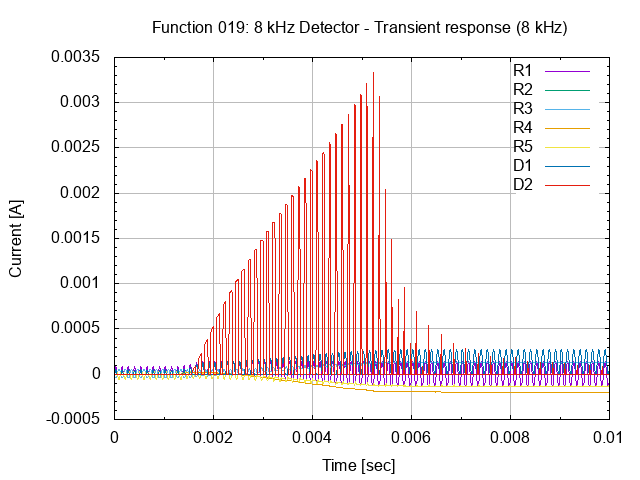

Write the gnuplot code that produced this figure.
# setup terminal
set term png

# setup graph
set output "26.019.00.02.01.01.png"
set title "Function 019: 8 kHz Detector - Transient response (8 kHz)"

# setup Y-axis
set grid ytics lt 1 lw 1 lc rgb "#bbbbbb"
set mytics
set ylabel "Current [A]"

# setup X-axis
set grid xtics lt 1 lw 1 lc rgb "#bbbbbb"
set mxtics
set xrange [0:0.01]
set xlabel "Time [sec]"

# setup plot style
set style data lines
plot '26.019.00.02.01.dat' using 1:2 title "R1", \
     '26.019.00.02.01.dat' using 1:3 title "R2", \
     '26.019.00.02.01.dat' using 1:4 title "R3", \
     '26.019.00.02.01.dat' using 1:5 title "R4", \
     '26.019.00.02.01.dat' using 1:6 title "R5", \
     '26.019.00.02.01.dat' using 1:7 title "D1", \
     '26.019.00.02.01.dat' using 1:8 title "D2"

# set output back to default
set output

# reset terminal type
set terminal pop
